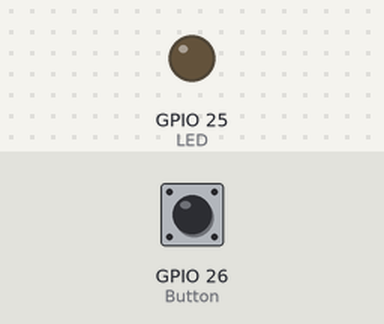
Bench run of a sketch on a simulated ESP32. Parts: output pins drawn as LEDs (lit = HIGH). The inputs (shaded band) are chosen by the test bench; at power-on: GPIO 26 (Button) HIGH.

Above: at 1.2 s.
1.3 s: GPIO 26 (Button) pulled LOW for 0.15 s
At 1.37 s:
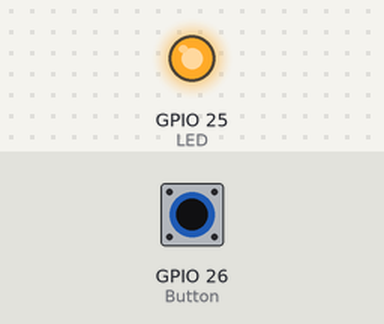
2.9 s: GPIO 26 (Button) pulled LOW for 3.2 s
At 6.9 s:
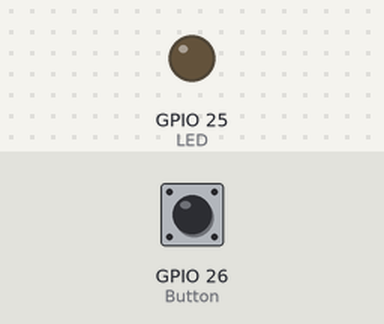
Timing chart, 0 to 8.4 s (numbered marks = the images above; inputs shaded):
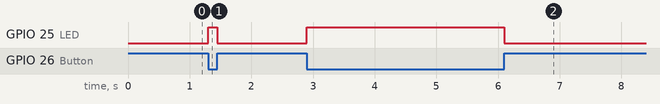

The sketch:

button-led.ino
```cpp
const int Button = 26;
const int LED = 25;
void setup() {
  // put your setup code here, to run once:
pinMode(Button,INPUT_PULLUP);
pinMode(LED,OUTPUT);
}

void loop() {
  // put your main code here, to run repeatedly:
  bool status = digitalRead(Button);
  if(status == 0){
    digitalWrite(LED,1);
  }else{
    digitalWrite(LED,0);
  }
  delay(-500);
}
```

Measured:
- after the input at 1.3 s, GPIO 25 (LED): LOW → HIGH at once, → LOW 0.15 s later
- after the input at 2.9 s, GPIO 25 (LED): LOW → HIGH at once, → LOW 3.2 s later
